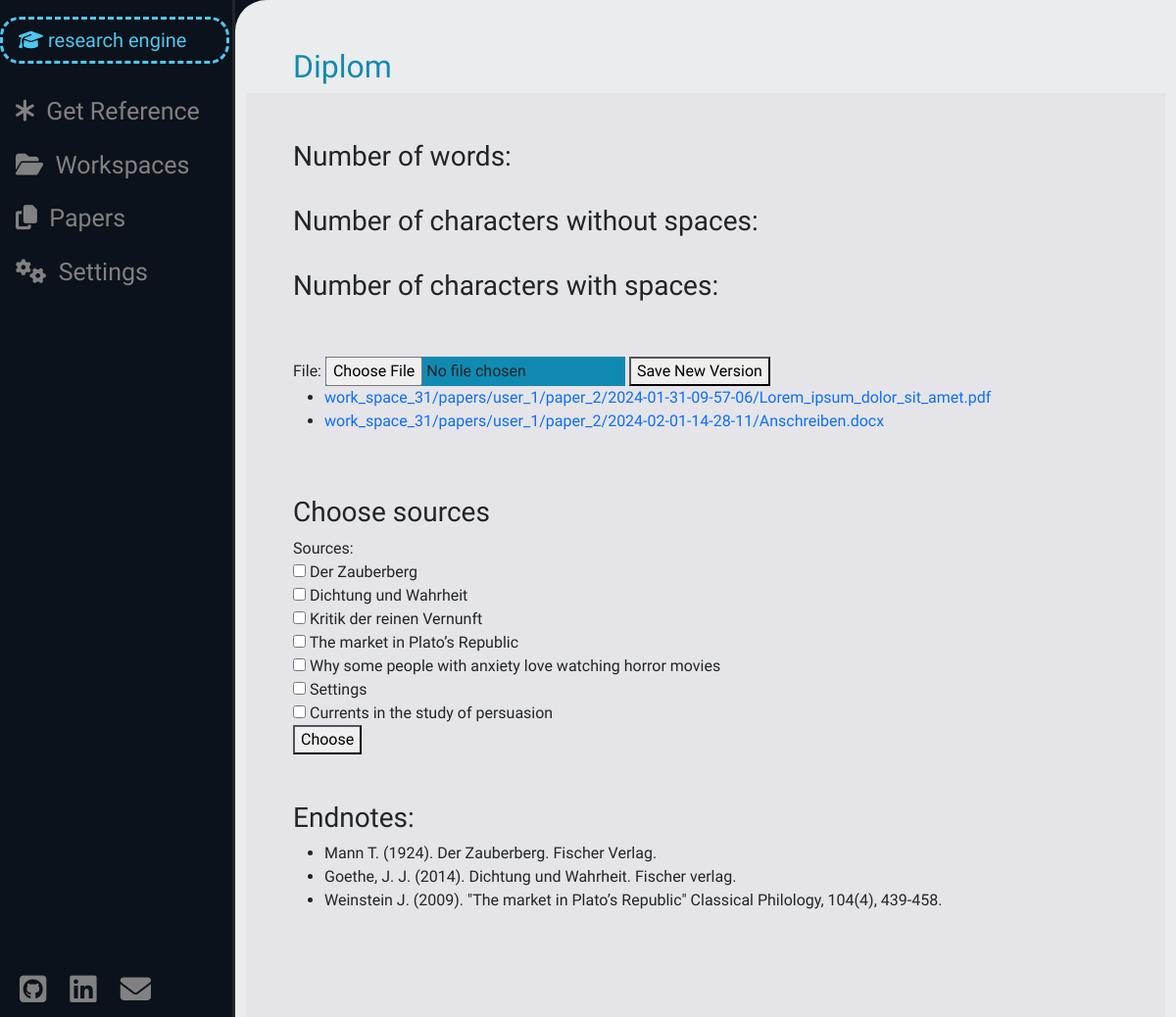
Page /paper_space/2 (signed in) on the committed database.
### paper_work/models.py (models this page shows, shortened)
class Paper(models.Model):
    work_space = models.ForeignKey(WorkSpace, on_delete=models.CASCADE, related_name="papers")
    user = models.ForeignKey(User, on_delete=models.CASCADE, related_name="papers")
    title = models.CharField(max_length=50, unique=True)
    sources = models.ManyToManyField(Source, related_name="papers")
    archived = models.BooleanField(default=False)
    def __str__(self):
        return self.title
    def get_last_file_id(self) -> int:
        try:
            return PaperFile.objects.filter(paper=self).order_by("-pk")[0].pk
        except IndexError:
            return None

### file_handling/models.py (models this page shows, shortened)
class PaperFile(models.Model):
    user = models.ForeignKey(User, on_delete=models.CASCADE)
    paper = models.ForeignKey("paper_work.Paper", on_delete=models.CASCADE, related_name="files")
    saving_time = models.DateTimeField(auto_now_add=True)
    file = models.FileField(upload_to=paper_saving_path)

### bookshelf/models.py (models this page shows)
class Reference(models.Model):
    source = models.OneToOneField(Source, on_delete=models.CASCADE, related_name="reference")
    endnote_apa = models.CharField(max_length=50)
    endnote_mla = models.CharField(max_length=50)

### paper_work/views.py (the view)
# urls.py: path("paper_space/<int:paper_id>", views.paper_space, name="paper_space"),
@login_required(redirect_field_name=None)
def paper_space(request, paper_id):
    paper = check_paper(paper_id, request.user)
    endnotes = [get_source_reference(source) for source in paper.sources.all()]
    paper_files = PaperFile.objects.filter(paper=paper).order_by("saving_time")
    links = [reverse("file_handling:display_paper_file", args=(file.pk,)) for file in paper_files]
    choose_sources_form = ChooseSourcesForm().set_initials(paper.work_space.sources.all())
    paper_data = {
        "paper": paper,
        "endnotes": endnotes,
        "paper_files": paper_files,
        "links": links,
        "choose_sources_form": choose_sources_form,
        "new_paper_file_form": UploadPaperFileForm(),
        "rename_form": RenamePaperForm().set_initial(paper),
        "work_spaces": get_user_work_spaces(request.user),
        "papers": get_user_papers(request.user),
        "last_file_id": paper.get_last_file_id()
    }
    return render(request, "paper_space.html", paper_data)

### paper_work/forms.py
class ChooseSourcesForm(forms.Form):
    sources = forms.ModelMultipleChoiceField(queryset=Source.objects.all(), required=False, widget=forms.CheckboxSelectMultiple)
    def set_initials(self, sources):
        self.fields["sources"].queryset = sources
        return self

### file_handling/forms.py
class UploadPaperFileForm(forms.Form):
    file = forms.FileField(widget=forms.FileInput(attrs={"accept": ACCEPTED_UPLOAD_FORMATS}))

### bookshelf/models.py (called while the page is built)
    def __str__(self):
        return self.title

### bookshelf/source_citation.py (called while the page is built)
def get_source_reference(source: Source) -> Reference | Http404:
    try:
        return Reference.objects.get(source=source)
    except ObjectDoesNotExist:
        raise Http404

### paper_work/forms.py (called while the page is built)
    def set_initial(self, paper: Paper):
        self.fields["title"].initial = paper.title
        return self

### user_management/helpers.py (called while the page is built)
def get_user_work_spaces(user: User, archived=False) -> list:
    return list(user.work_spaces.filter(archived=archived)) + list(user.guest_work_spaces.filter(archived=archived))

def get_user_papers(user: User, archived=False):
    return user.papers.filter(archived=archived)

### utils/verification.py (called while the page is built)
def check_work_space(space_id: int, user: User) -> WorkSpace | Http404 | PermissionDenied:
    try:
        space = WorkSpace.objects.get(pk=space_id)
    except ObjectDoesNotExist:
        raise Http404
    else:
        if space.owner != user and user not in space.guests.all():
            raise PermissionDenied
    return space

def check_paper(paper_id: int, user: User) -> Paper | Http404:
    try:
        paper = Paper.objects.get(pk=paper_id)
    except ObjectDoesNotExist:
        raise Http404
    else:
        check_work_space(paper.work_space.pk, user)
    return paper

### work_space/models.py (called while the page is built)
    def __str__(self):
        return self.title

### templates/paper_space.html (shortened to what this page needs)
{% extends "layout.html" %}
{% load static %}
{% block header %}
   {{ paper }}
{% endblock %}
{% block body %}
    <h3>Number of words: <div id="number_of_words"></div></h3>
    <br>
    <h3>Number of characters without spaces: <div id="characters_no_space"></div></h3>
    <br>
    <h3>Number of characters with spaces: <div id="characters_with_space"></div></h3>
    <br><br>
    <form enctype="multipart/form-data" action="{% url 'file_handling:upload_paper_file' paper.pk %}" method="post">
        {{ new_paper_file_form }}
        <button id="change_password_button" type="submit">Save New Version</button>
    </form>
    <ul>
        {% for file in paper_files %}
            <li>
                <a href="{% url 'file_handling:display_paper_file' file.pk %}">{{ file.file }}</a>
            </li>
        {% endfor %}
    </ul>
    <br><br>
    <h3>Choose sources</h3>
    <form action="{% url 'paper_work:select_sources' paper.pk %}" method="post">
        {{ choose_sources_form }}
        <button type="submit">Choose</button>
    </form>
    <br><br>
    <h3>Endnotes:</h3>
    <ul>
        {% for endnote in endnotes %}
            <li>{{ endnote.endnote_apa }}</li>
        {% endfor %}
    </ul><br><br>
{% endblock %}

### static/css/styles.css (style rules this page uses)
body { padding-top: 0; background-image: linear-gradient(#0b121b, #0b121b); min-height: 100%; }
input[type]:not([type="button"], [type="submit"]), textarea, select { background-color: #118ab2; }
a:link { text-decoration: none; }

### rows in the picture
Paper: title "Diplom"
PaperFile: file "work_space_31/papers/user_1/paper_2/2024-01-31-09-57-06/Lorem_ipsum_dolor_sit_amet.pdf"
PaperFile: file "work_space_31/papers/user_1/paper_2/2024-02-01-14-28-11/Anschreiben.docx"
Reference: endnote_apa "Mann T. (1924). Der Zauberberg. Fischer Verlag."
Reference: endnote_apa "Goethe, J. J. (2014). Dichtung und Wahrheit. Fischer verlag."
Reference: endnote_apa "Weinstein J. (2009). \"The market in Plato’s Republic\" Classical Philology, 104(4), 439-458."
